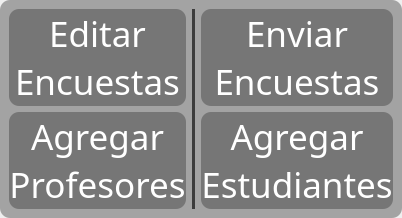
                   <widget class="QWidget" name="e_pag_0">
                    <layout class="QVBoxLayout" name="verticalLayout_9">
                     <property name="spacing">
                      <number>0</number>
                     </property>
                     <property name="leftMargin">
                      <number>0</number>
                     </property>
                     <property name="topMargin">
                      <number>0</number>
                     </property>
                     <property name="rightMargin">
                      <number>0</number>
                     </property>
                     <property name="bottomMargin">
                      <number>0</number>
                     </property>
                     <item>
                      <widget class="QFrame" name="f_epage0_dawn">
                       <property name="styleSheet">
                        <string notr="true">background: rgba(50, 50, 50, 0.4);
border-radius: 10px;
color: rgba(255, 255, 255, 1);</string>
                       </property>
                       <property name="frameShape">
                        <enum>QFrame::Shape::NoFrame</enum>
                       </property>
                       <property name="frameShadow">
                        <enum>QFrame::Shadow::Raised</enum>
                       </property>
                       <layout class="QGridLayout" name="gridLayout_4">
                        <item row="0" column="0">
                         <widget class="QPushButton" name="b_edit_encuesta">
                          <property name="sizePolicy">
                           <sizepolicy hsizetype="Preferred" vsizetype="Expanding">
                            <horstretch>0</horstretch>
                            <verstretch>0</verstretch>
                           </sizepolicy>
                          </property>
                          <property name="font">
                           <font>
                            <family>Tw Cen MT Condensed</family>
                            <pointsize>26</pointsize>
                            <hintingpreference>PreferDefaultHinting</hintingpreference>
                           </font>
                          </property>
                          <property name="styleSheet">
                           <string notr="true">QPushButton{
	color: rgb(255, 255, 255);
	border: 0px soild;
	border-radius: 10px;
}
QPushButton:hover{
	background-color: rgba(40, 85, 165, 0.4);
	border-radius: 10px;
}
QPushButton:pressed {
    background-color: rgba(55, 55, 145, 0.7);
}</string>
                          </property>
                          <property name="text">
                           <string>Editar
Encuestas</string>
                          </property>
                          <property name="icon">
                           <iconset>
                            <normaloff>App_Icon/edit_document_40dp_FILL0_wght400_GRAD0_opsz40.png</normaloff>App_Icon/edit_document_40dp_FILL0_wght400_GRAD0_opsz40.png</iconset>
                          </property>
                          <property name="iconSize">
                           <size>
                            <width>90</width>
                            <height>90</height>
                           </size>
                          </property>
                          <property name="checkable">
                           <bool>false</bool>
                          </property>
                         </widget>
                        </item>
                        <item row="0" column="1" rowspan="2">
                         <widget class="Line" name="line">
                          <property name="styleSheet">
                           <string notr="true">background: rgb(60, 60, 60);
border-radius: 10px; </string>
                          </property>
                          <property name="orientation">
                           <enum>Qt::Orientation::Vertical</enum>
                          </property>
                         </widget>
                        </item>
                        <item row="0" column="2">
                         <widget class="QPushButton" name="b_enviar_encuesta">
                          <property name="sizePolicy">
                           <sizepolicy hsizetype="Preferred" vsizetype="Expanding">
                            <horstretch>0</horstretch>
                            <verstretch>0</verstretch>
                           </sizepolicy>
                          </property>
                          <property name="font">
                           <font>
                            <family>Tw Cen MT Condensed</family>
                            <pointsize>26</pointsize>
                            <bold>false</bold>
                           </font>
                          </property>
                          <property name="styleSheet">
                           <string notr="true">QPushButton{
	color: rgb(255, 255, 255);
	border: 0px soild;
	border-radius: 10px;
}
QPushButton:hover{
	background-color: rgba(40, 85, 165, 0.4);
	border-radius: 10px;
}
QPushButton:pressed {
    background-color: rgba(55, 55, 145, 0.7);
}</string>
                          </property>
                          <property name="text">
                           <string>Enviar
Encuestas</string>
                          </property>
                          <property name="icon">
                           <iconset>
                            <normaloff>App_Icon/forward_to_inbox_40dp_FILL0_wght400_GRAD0_opsz40 (1).png</normaloff>App_Icon/forward_to_inbox_40dp_FILL0_wght400_GRAD0_opsz40 (1).png</iconset>
                          </property>
                          <property name="iconSize">
                           <size>
                            <width>90</width>
                            <height>90</height>
                           </size>
                          </property>
                          <property name="checkable">
                           <bool>false</bool>
                          </property>
                         </widget>
                        </item>
                        <item row="1" column="0">
                         <widget class="QPushButton" name="b_editar_profes">
                          <property name="sizePolicy">
                           <sizepolicy hsizetype="Preferred" vsizetype="Expanding">
                            <horstretch>0</horstretch>
                            <verstretch>0</verstretch>
                           </sizepolicy>
                          </property>
                          <property name="font">
                           <font>
                            <family>Tw Cen MT Condensed</family>
                            <pointsize>26</pointsize>
                            <bold>false</bold>
                           </font>
                          </property>
                          <property name="styleSheet">
                           <string notr="true">QPushButton{
	color: rgb(255, 255, 255);
	border: 0px soild;
	border-radius: 10px;
}
QPushButton:hover{
	background-color: rgba(40, 85, 165, 0.4);
	border-radius: 10px;
}
QPushButton:pressed {
    background-color: rgba(55, 55, 145, 0.7);
}</string>
                          </property>
                          <property name="text">
                           <string>Agregar
Profesores</string>
                          </property>
                          <property name="icon">
                           <iconset>
                            <normaloff>App_Icon/groups_2_40dp_FILL0_wght400_GRAD0_opsz40.png</normaloff>App_Icon/groups_2_40dp_FILL0_wght400_GRAD0_opsz40.png</iconset>
                          </property>
                          <property name="iconSize">
                           <size>
                            <width>90</width>
                            <height>90</height>
                           </size>
                          </property>
                          <property name="checkable">
                           <bool>false</bool>
                          </property>
                         </widget>
                        </item>
                        <item row="1" column="2">
                         <widget class="QPushButton" name="b_editar_estudiantes">
                          <property name="sizePolicy">
                           <sizepolicy hsizetype="Preferred" vsizetype="Expanding">
                            <horstretch>0</horstretch>
                            <verstretch>0</verstretch>
                           </sizepolicy>
                          </property>
                          <property name="font">
                           <font>
                            <family>Tw Cen MT Condensed</family>
                            <pointsize>26</pointsize>
                            <bold>false</bold>
                           </font>
                          </property>
                          <property name="styleSheet">
                           <string notr="true">QPushButton{
	color: rgb(255, 255, 255);
	border: 0px soild;
	border-radius: 10px;
}
QPushButton:hover{
	background-color: rgba(40, 85, 165, 0.4);
	border-radius: 10px;
}
QPushButton:pressed {
    background-color: rgba(55, 55, 145, 0.7);
}</string>
                          </property>
                          <property name="text">
                           <string>Agregar
Estudiantes</string>
                          </property>
                          <property name="icon">
                           <iconset>
                            <normaloff>App_Icon/group_add_40dp_FILL0_wght400_GRAD0_opsz40.png</normaloff>App_Icon/group_add_40dp_FILL0_wght400_GRAD0_opsz40.png</iconset>
                          </property>
                          <property name="iconSize">
                           <size>
                            <width>90</width>
                            <height>90</height>
                           </size>
                          </property>
                          <property name="checkable">
                           <bool>false</bool>
                          </property>
                         </widget>
                        </item>
                       </layout>
                      </widget>
                     </item>
                    </layout>
                   </widget>
